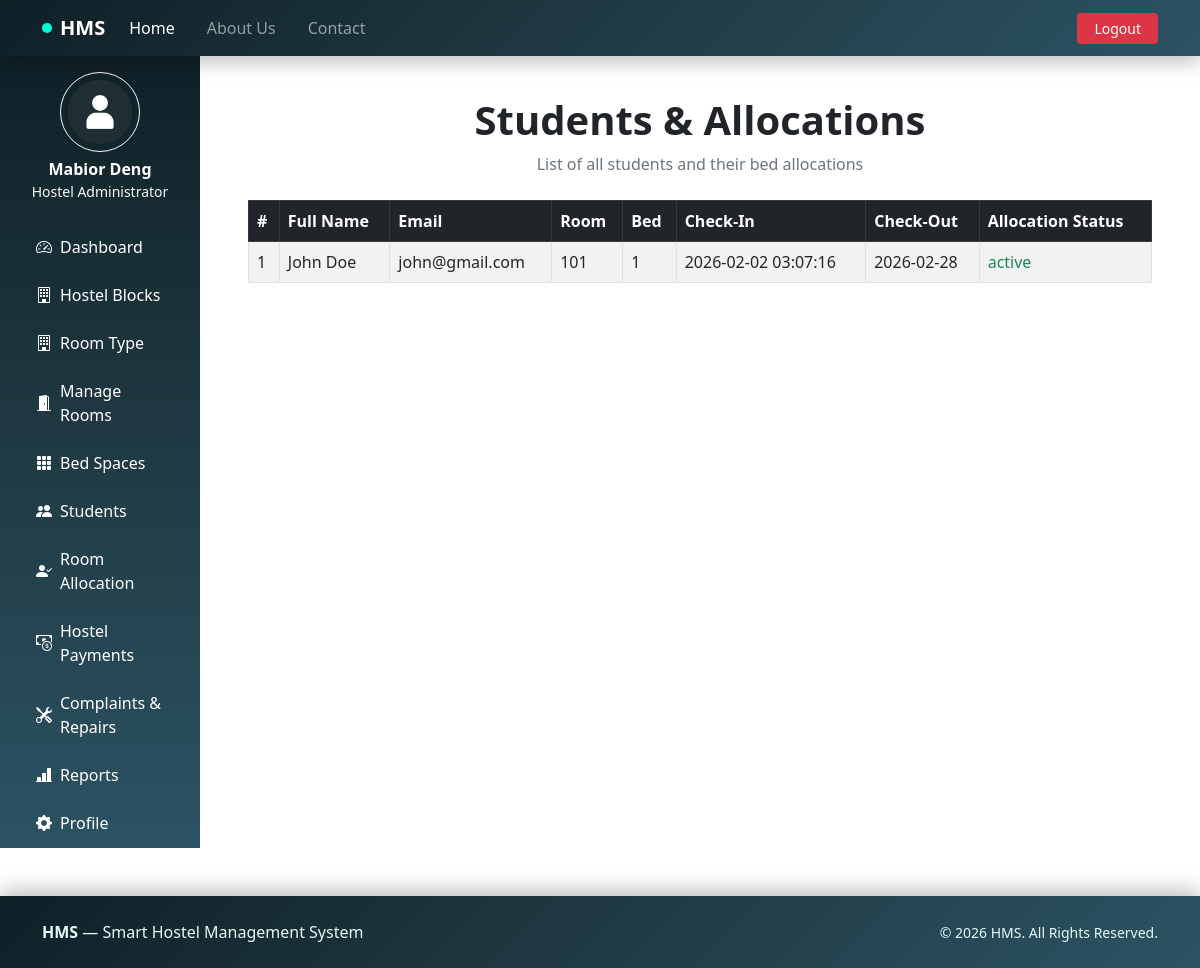
The app's page /admin/students.php (signed in) with its own data.
### tables this page shows
CREATE TABLE `allocations` (
  `id` int(11) UNSIGNED NOT NULL,
  `student_id` int(10) UNSIGNED NOT NULL,
  `room_id` int(11) UNSIGNED NOT NULL,
  `bed_id` int(11) UNSIGNED NOT NULL,
  `start_date` date NOT NULL,
  `end_date` date DEFAULT NULL,
  `allocation_date` timestamp NOT NULL DEFAULT current_timestamp(),
  `status` enum('active','inactive') DEFAULT 'active',
  `created_at` timestamp NOT NULL DEFAULT current_timestamp(),
  `updated_at` timestamp NOT NULL DEFAULT current_timestamp() ON UPDATE current_timestamp()
);

CREATE TABLE `users` (
  `id` int(10) UNSIGNED NOT NULL,
  `full_name` varchar(100) NOT NULL,
  `email` varchar(100) NOT NULL,
  `role` enum('student','admin') NOT NULL DEFAULT 'student',
  `password` varchar(255) NOT NULL,
  `created_at` timestamp NOT NULL DEFAULT current_timestamp(),
  `updated_at` timestamp NOT NULL DEFAULT current_timestamp() ON UPDATE current_timestamp(),
  `account_status` enum('active','inactive') NOT NULL DEFAULT 'active'
);

CREATE TABLE `rooms` (
  `id` int(11) UNSIGNED NOT NULL,
  `room_number` varchar(10) NOT NULL,
  `room_type_id` int(11) UNSIGNED NOT NULL,
  `floor` int(11) DEFAULT 1,
  `bed_capacity` int(11) DEFAULT 1,
  `status` enum('available','booked','maintenance') DEFAULT 'available',
  `notes` text DEFAULT NULL,
  `created_at` timestamp NOT NULL DEFAULT current_timestamp(),
  `updated_at` timestamp NOT NULL DEFAULT current_timestamp() ON UPDATE current_timestamp()
);

CREATE TABLE `beds` (
  `id` int(11) UNSIGNED NOT NULL,
  `room_id` int(11) NOT NULL,
  `bed_number` varchar(10) NOT NULL,
  `status` enum('available','booked','maintenance') DEFAULT 'available',
  `notes` text DEFAULT NULL,
  `created_at` timestamp NOT NULL DEFAULT current_timestamp(),
  `updated_at` timestamp NOT NULL DEFAULT current_timestamp() ON UPDATE current_timestamp()
);

### admin/students.php (the view, shortened to what this page needs)
<?php
include('includes/dashboardheader.php');
include('../config/db.php');
$query = "
    SELECT u.id AS user_id, u.full_name, u.email,
           a.id AS allocation_id, a.allocation_date, a.end_date, a.status AS allocation_status,
           r.room_number, b.bed_number
    FROM users u
    LEFT JOIN allocations a ON u.id = a.student_id AND a.status='active'
    LEFT JOIN beds b ON a.bed_id = b.id
    LEFT JOIN rooms r ON b.room_id = r.id
    WHERE u.role='student'
    ORDER BY u.full_name
";
$result = mysqli_query($conn, $query);
?>
<div class="container-fluid py-4">
    <div class="text-center mb-4">
        <h1 class="fw-bold mb-2">Students & Allocations</h1>
        <p class="text-muted">List of all students and their bed allocations</p>
    </div>
    <div class="table-responsive">
        <table class="table table-striped table-bordered align-middle">
            <thead class="table-dark">
                <tr>
                    <th>#</th>
                    <th>Full Name</th>
                    <th>Email</th>
                    <th>Room</th>
                    <th>Bed</th>
                    <th>Check-In</th>
                    <th>Check-Out</th>
                    <th>Allocation Status</th>
                </tr>
            </thead>
            <tbody>
                <?php if(mysqli_num_rows($result) > 0): ?>
                    <?php $i = 1; while($row = mysqli_fetch_assoc($result)): ?>
                        <tr>
                            <td><?= $i++; ?></td>
                            <td><?= htmlspecialchars($row['full_name'] ?? 'N/A'); ?></td>
                            <td><?= htmlspecialchars($row['email'] ?? 'N/A'); ?></td>
                            <td><?= htmlspecialchars($row['room_number'] ?? 'N/A'); ?></td>
                            <td><?= htmlspecialchars($row['bed_number'] ?? 'N/A'); ?></td>
                            <td><?= htmlspecialchars($row['allocation_date'] ?? 'N/A'); ?></td>
                            <td><?= htmlspecialchars($row['end_date'] ?? 'N/A'); ?></td>
                            <td class="<?= ($row['allocation_status'] === 'active') ? 'text-success' : 'text-muted'; ?>">
                                <?= htmlspecialchars($row['allocation_status'] ?? 'Not Allocated'); ?>
                            </td>
                        </tr>
                    <?php endwhile; ?>
                <?php else: ?>
                    <tr>
                        <td colspan="8" class="text-center text-muted">No students found.</td>
                    </tr>
                <?php endif; ?>
            </tbody>
        </table>
    </div>
</div>
<?php include('includes/dashboardfooter.php'); ?>

### records on screen
allocations: student.full_name "John Doe", student.email "john@gmail.com", room.room_number "101", bed.bed_number "1", allocation_date "2026-02-02 03:07:16", end_date "2026-02-28", status "active"

### other values on screen
$_SESSION['full_name'] "Mabior Deng"
